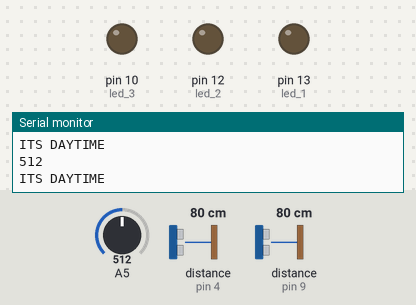
A sketch run on a simulated Arduino Uno, built with avr-gcc and run on an emulated ATmega328P. On the bench: output pins drawn as LEDs (lit = HIGH), the last lines printed to the serial monitor. The inputs (shaded band) are chosen by the test bench; at power-on: A5 = 512, distance to the obstacle (sensors on pin 9, pin 4) 80 cm. The echo pulse lasts 58.3 µs per cm; pins used as bus, display or sensor lines are not drawn.

Above: at 1.4 s.
1.5 s: A5 set to 318
3.2 s: A5 set to 285
At 3.6 s:
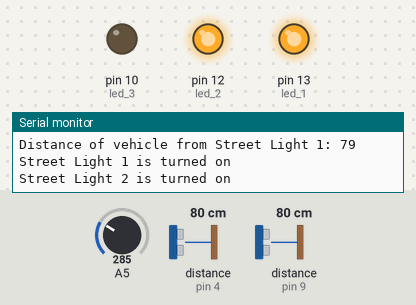
6.4 s: A5 set to 306
At 8.6 s:
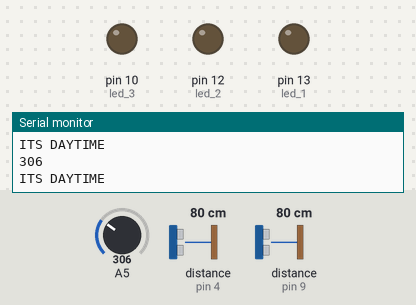
8.9 s: A5 set to 290
At 10.5 s:
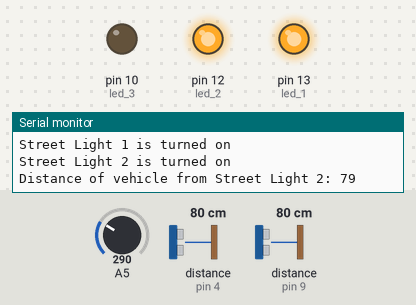
12.1 s: distance to the obstacle (sensor on pin 9) set to 12 cm
14.9 s: distance to the obstacle (sensor on pin 9) set to 9 cm
At 18.3 s:
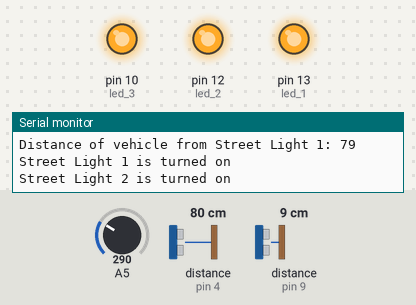
Timing chart, 0 to 19.1 s (numbered marks = the images above; inputs shaded):
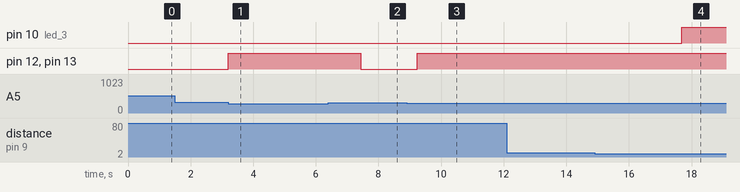

Measured:
- the behaviour switches between 300 and 299 on A5 (found by bisection; images 0 and 1)
- the behaviour switches between 11 and 10 cm on distance to the obstacle (sensor on pin 9) (found by bisection; images 3 and 4)
- after the input at 3.2 s, pin 12 (led_2), pin 13 (led_1): LOW → HIGH at once
- after the input at 6.4 s, pin 12 (led_2), pin 13 (led_1): HIGH → LOW after 1.0 s
- after the input at 8.9 s, pin 12 (led_2), pin 13 (led_1): LOW → HIGH after 0.34 s
- after the input at 14.9 s, pin 10 (led_3): LOW → HIGH after 2.8 s

The sketch:

ARDUINO_FI.ino
```cpp
#include <SoftwareSerial.h>
SoftwareSerial espSerial(5, 6);

const int trigPin1=3;
const int echoPin1=4;
const int trigPin2=8;
const int echoPin2=9;
long duration;
long duration1;
int distance;
int distance1;
int LDR = 0;
#define led_1 13
#define led_2 12
#define led_3 10


void US1(){
  digitalWrite(trigPin1, LOW);
delayMicroseconds(2);
digitalWrite(trigPin1, HIGH);
delayMicroseconds(10);
digitalWrite(trigPin1, LOW);

duration=pulseIn(echoPin1,HIGH);
distance=duration*0.034/2;
Serial.print("Distance of vehicle from Street Light 1: ");
Serial.println(String(distance));
espSerial.print(String(distance));
espSerial.print(",");


 if(distance < 140)
    {
      digitalWrite(led_1, HIGH);
      digitalWrite(led_2, HIGH);
     Serial.println("Street Light 1 is turned on");
      Serial.println("Street Light 2 is turned on");
      delay(100);

    }
    else
    {
      digitalWrite(led_1,LOW);
      //digitalWrite(led_2,LOW);
    }
;


}

void US2(){
  digitalWrite(trigPin2, LOW);
delayMicroseconds(2);
digitalWrite(trigPin2, HIGH);
delayMicroseconds(10);
digitalWrite(trigPin2, LOW);

duration1=pulseIn(echoPin2,HIGH);
distance1=duration1*0.034/2;
Serial.print("Distance of vehicle from Street Light 2: ");
Serial.println(String(distance1));
espSerial.println(String(distance1));
delay(1000);


 if(distance1 < 10)
    {
      digitalWrite(led_2, HIGH);
      digitalWrite(led_3, HIGH);
     Serial.println("Street Light 2 is turned on");
      Serial.println("Street Light 3 is turned on");
      delay(10);
    }
    else
    {
      digitalWrite(led_2,LOW);
      digitalWrite(led_3,LOW);
    }


}

void setup() {

Serial.begin(115200);
espSerial.begin(115200);

pinMode(A5, INPUT);
pinMode(led_1,OUTPUT);
pinMode(led_2,OUTPUT);
pinMode(led_3,OUTPUT);
pinMode(trigPin1,OUTPUT);
pinMode(echoPin1, INPUT);
pinMode(trigPin2,OUTPUT);
pinMode(echoPin2, INPUT);

delay(200);
}

void loop() {

LDR = analogRead(A5);
Serial.println(LDR);
 if(LDR<300)
     {
      US1();
      delay(1000);
      US2();
     }
  else{

    digitalWrite(led_1,LOW);
    digitalWrite(led_2,LOW);
    digitalWrite(led_3,LOW);
   Serial.println("ITS DAYTIME");
    delay(600);
  }
}
```
